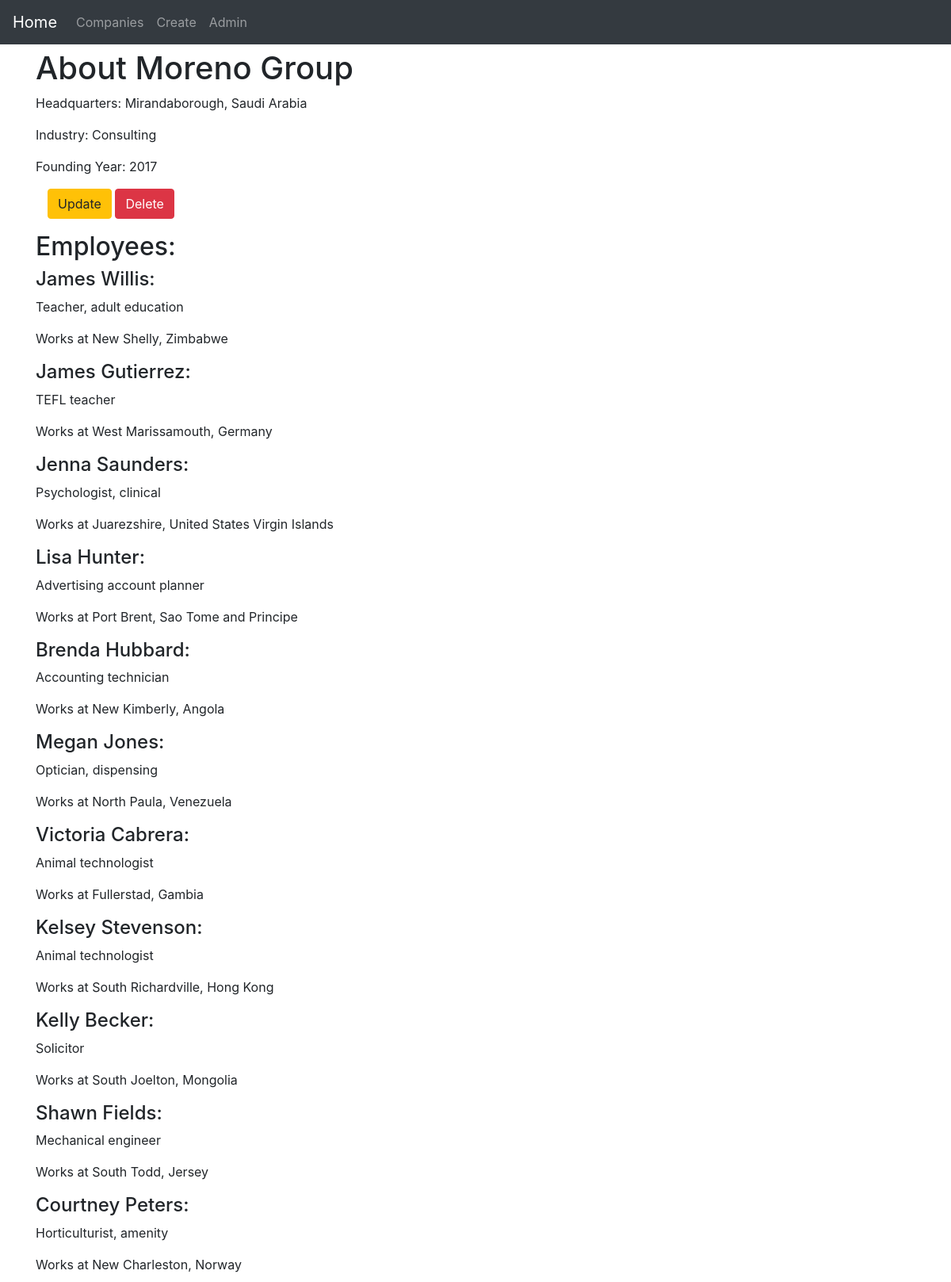
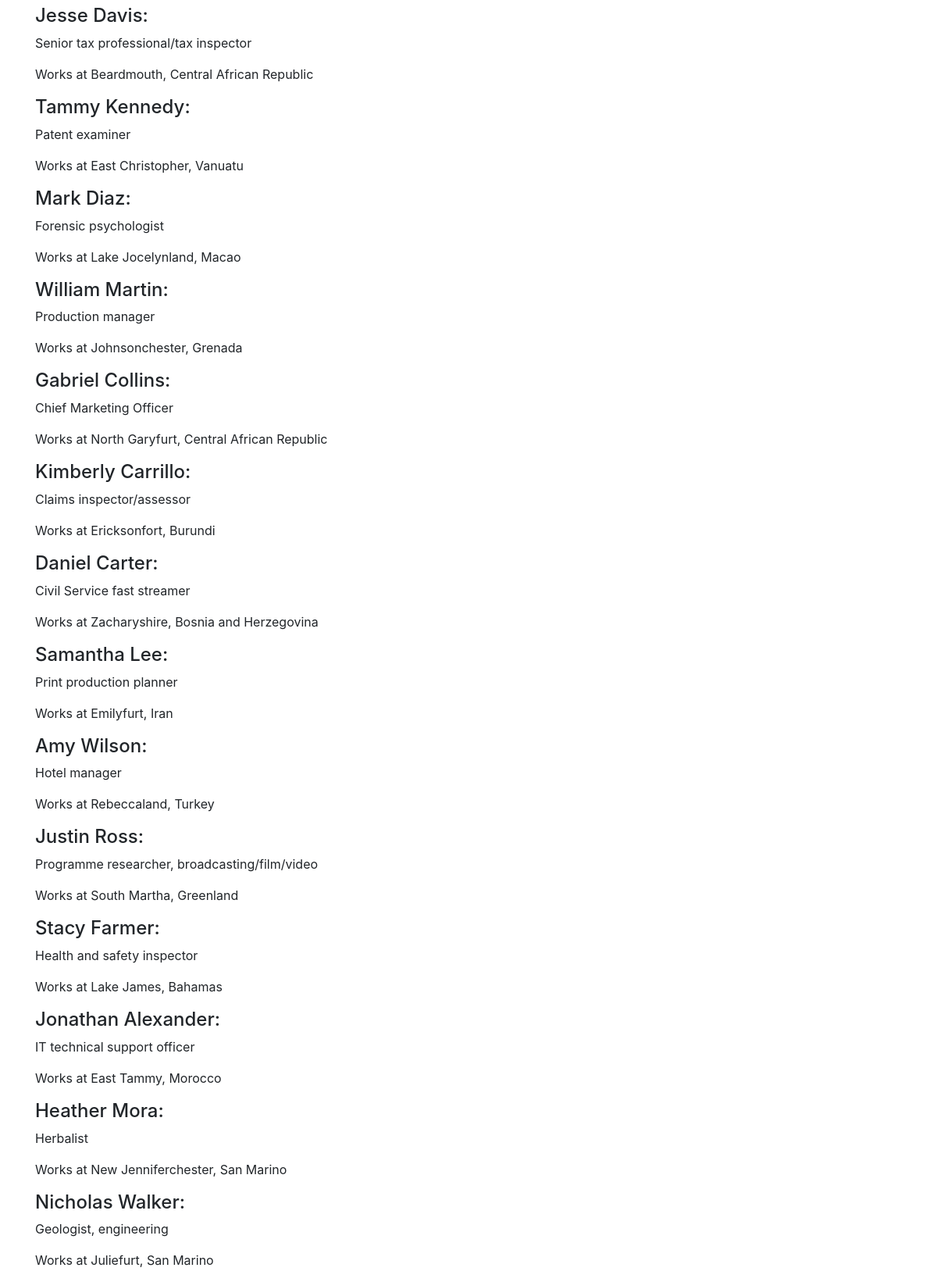
The page /app1/25 on the database its author committed (2 pictures, top to bottom).
### app1/models.py (models this page shows, shortened)
class Company(models.Model):
    name = models.CharField(max_length = 100)
    headquarters = models.CharField(max_length = 100)
    industry = models.CharField(max_length = 100, null = True)
    founding_year = models.PositiveIntegerField()

class Employee(models.Model):
    name = models.CharField(max_length = 100)
    position = models.CharField(max_length = 100)
    location = models.CharField(max_length = 100, default = 'not available')
    company = models.ForeignKey(Company, on_delete = models.CASCADE, related_name = 'employees')

### app1/views.py (the view)
# urls.py: path('<int:pk>', views.CompanyDetail.as_view(), name = 'detail'),
class CompanyDetail(DetailView):
    model = models.Company
    template_name = 'app1/company_detail.html'
    context_object_name = 'company_detail'

### app1/templates/app1/company_detail.html (shortened to what this page needs)
{% extends 'app1/app1_base.html' %}
{% block body_block %}
    <h1>About {{ company_detail.name }}</h1>
        <p>Headquarters: {{ company_detail.headquarters }}</p>
        <p>Industry: {{ company_detail.industry }}</p>
        <p>Founding Year: {{ company_detail.founding_year }}</p>
        <div class="container">
            <p>
                <a class = 'btn btn-warning' href="{% url 'app1:companyUpdate' pk=company_detail.pk %}">Update</a>
                <a class = 'btn btn-danger' href="{% url 'app1:companyDelete' pk=company_detail.pk %}">Delete</a>
            </p>
        </div>
        <h2>Employees:</h2>
        {% for employee in company_detail.employees.all %}
        <div>
            <h4>{{ employee.name }}:</h4>
            <p>{{ employee.position }}</p>
            <p>Works at {{ employee.location }}</p>
        </div>
        {% endfor %}
{% endblock %}

### rows shown on the page
Company: name "Moreno Group", headquarters "Mirandaborough, Saudi Arabia", industry "Consulting", founding_year "2017"
Employee: name "James Willis", position "Teacher, adult education", location "New Shelly, Zimbabwe"
Employee: name "James Gutierrez", position "TEFL teacher", location "West Marissamouth, Germany"
Employee: name "Jenna Saunders", position "Psychologist, clinical", location "Juarezshire, United States Virgin Islands"
Employee: name "Lisa Hunter", position "Advertising account planner", location "Port Brent, Sao Tome and Principe"
Employee: name "Brenda Hubbard", position "Accounting technician", location "New Kimberly, Angola"
Employee: name "Megan Jones", position "Optician, dispensing", location "North Paula, Venezuela"
Employee: name "Victoria Cabrera", position "Animal technologist", location "Fullerstad, Gambia"
Employee: name "Kelsey Stevenson", position "Animal technologist", location "South Richardville, Hong Kong"
Employee: name "Kelly Becker", position "Solicitor", location "South Joelton, Mongolia"
Employee: name "Shawn Fields", position "Mechanical engineer", location "South Todd, Jersey"
Employee: name "Courtney Peters", position "Horticulturist, amenity", location "New Charleston, Norway"
Employee: name "Jesse Davis", position "Senior tax professional/tax inspector", location "Beardmouth, Central African Republic"
Employee: name "Tammy Kennedy", position "Patent examiner", location "East Christopher, Vanuatu"
Employee: name "Mark Diaz", position "Forensic psychologist", location "Lake Jocelynland, Macao"
Employee: name "William Martin", position "Production manager", location "Johnsonchester, Grenada"
Employee: name "Gabriel Collins", position "Chief Marketing Officer", location "North Garyfurt, Central African Republic"
Employee: name "Kimberly Carrillo", position "Claims inspector/assessor", location "Ericksonfort, Burundi"
Employee: name "Daniel Carter", position "Civil Service fast streamer", location "Zacharyshire, Bosnia and Herzegovina"
Employee: name "Samantha Lee", position "Print production planner", location "Emilyfurt, Iran"
Employee: name "Amy Wilson", position "Hotel manager", location "Rebeccaland, Turkey"
Employee: name "Justin Ross", position "Programme researcher, broadcasting/film/video", location "South Martha, Greenland"
Employee: name "Stacy Farmer", position "Health and safety inspector", location "Lake James, Bahamas"
Employee: name "Jonathan Alexander", position "IT technical support officer", location "East Tammy, Morocco"
Employee: name "Heather Mora", position "Herbalist", location "New Jenniferchester, San Marino"
Employee: name "Nicholas Walker", position "Geologist, engineering", location "Juliefurt, San Marino"
